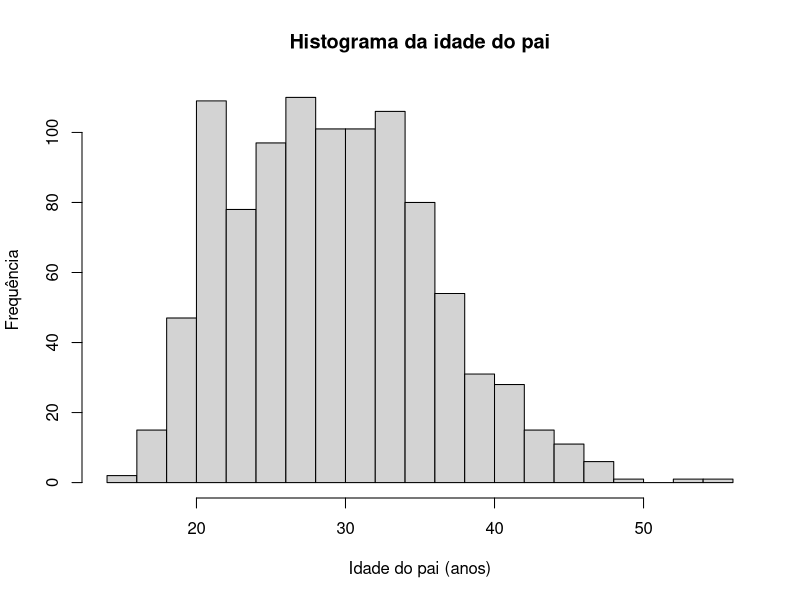
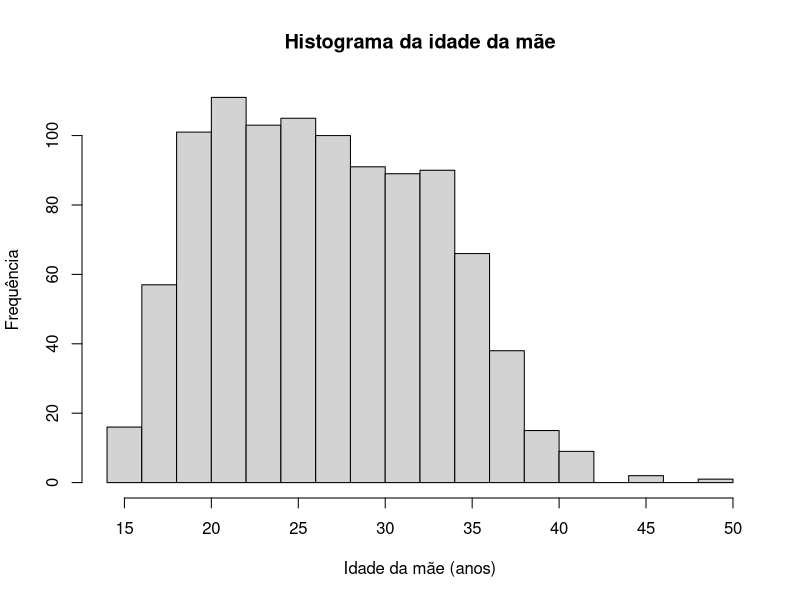
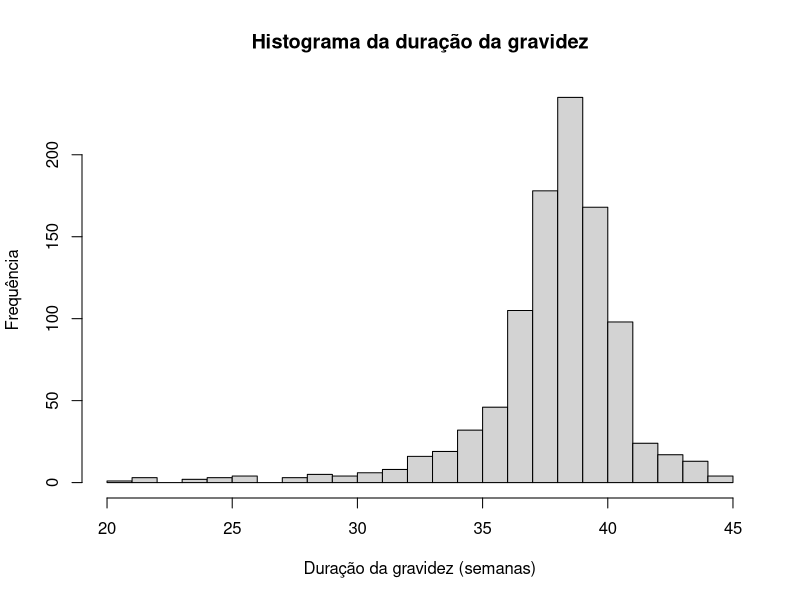
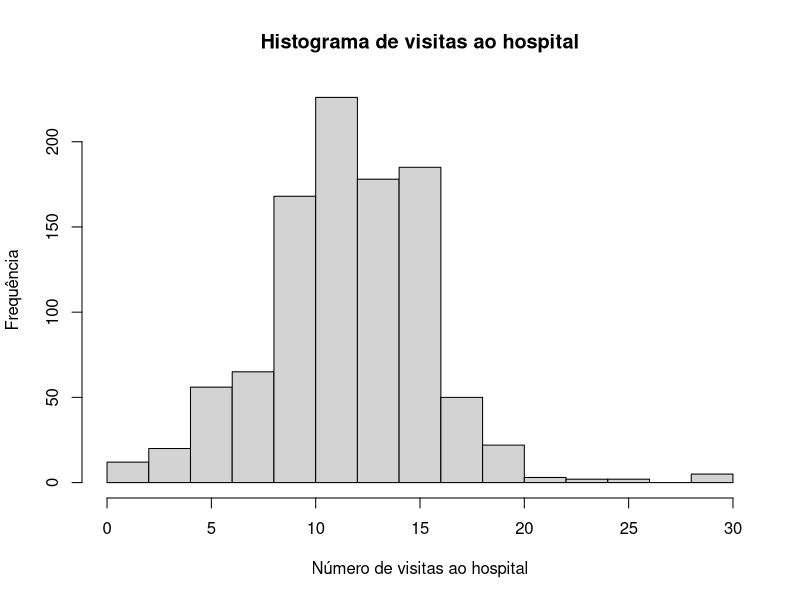
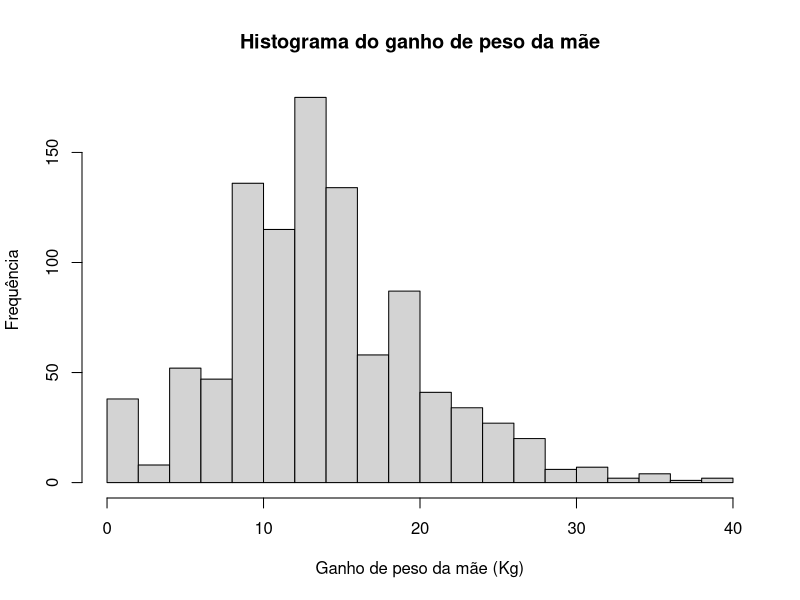
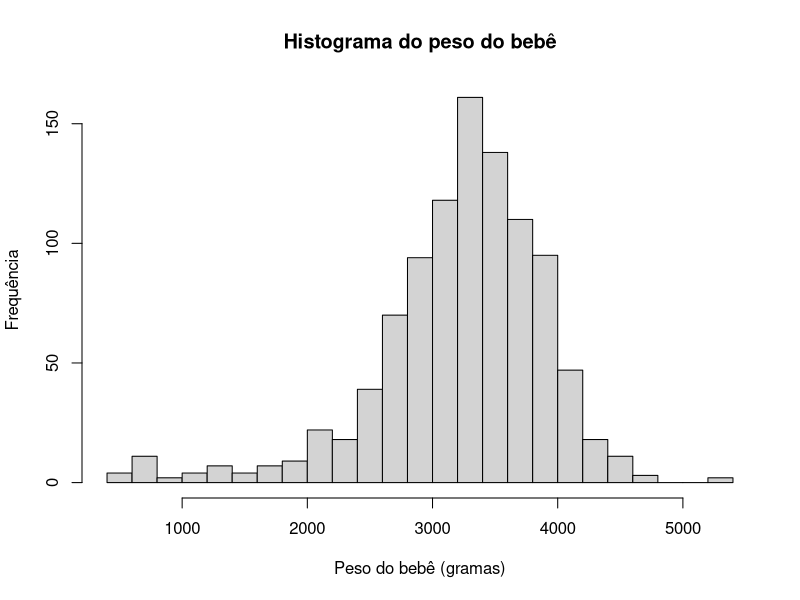
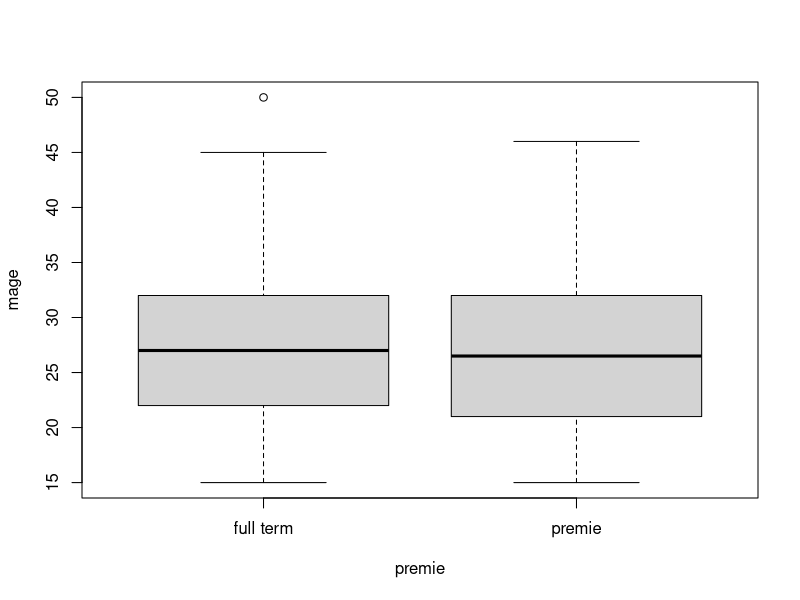
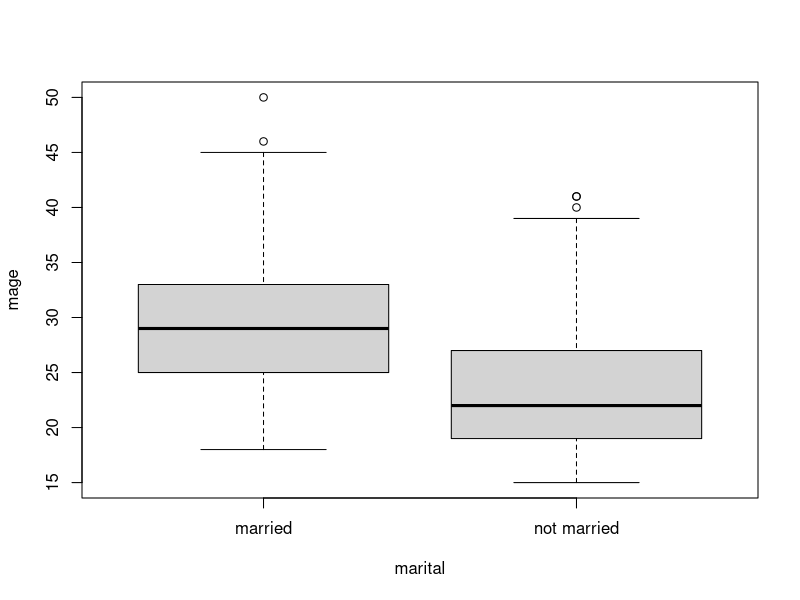

Source code (R) for these figures, in order:
## ---- chunk 1
knitr::opts_chunk$set(echo = TRUE)
library(lmtest)
library(car)
## ---- chunk 2
# bloco de codigo - item a

df = read.csv('ncbirths.csv')
df$X = NULL
df$mature = as.factor(df$mature)
df$premie = as.factor(df$premie)
df$lowbirthweight = as.factor(df$lowbirthweight)
df$gender = as.factor(df$gender)
df$habit = as.factor(df$habit)
df$marital = as.factor(df$marital)
df$whitemom = as.factor(df$whitemom)

df$weight = df$weight * 453.592
df$gained = df$gained * 453.592

summary(df)
## ---- chunk 3
df$weeks[is.na(df$weeks)] = median(df$weeks, na.rm=TRUE)
df$gained[is.na(df$gained)] = median(df$gained, na.rm=TRUE)
df$visits[is.na(df$visits)] = median(df$visits, na.rm=TRUE)
## ---- chunk 4
df = df[!is.na(df$premie),]
df = df[!is.na(df$marital),]
df = df[!is.na(df$habit),]
df = df[!is.na(df$whitemom),]
## ---- chunk 5

# Primeiro vamos agrupar a idade mediana dos pais para cada idade da mãe:
media_f_age_dado_m_age = aggregate(df$fage, list(df$mage), FUN=median, na.rm = TRUE)
colnames(media_f_age_dado_m_age) = c('mage', 'fage')

# Verifica qual a idade das mães cujas idades dos pais não está disponível
idx_idade_pais_na = is.na(df$fage)
idade_maes_para_pais_na = df[idx_idade_pais_na, ]$mage

# Pega os valores das idades dos pais equivalentes
idx_idade_pais_dada_idade_mae = match(idade_maes_para_pais_na, media_f_age_dado_m_age$mage)
corrige_na_idade_pais = media_f_age_dado_m_age[idx_idade_pais_dada_idade_mae, ]$fage

# Agora substitui os valores
df$fage[idx_idade_pais_na] = corrige_na_idade_pais 
## ---- chunk 6
df = df[!is.na(df$fage),]
## ---- chunk 7
summary(df)
## ---- chunk 8
hist(df$fage, breaks=20, main='Histograma da idade do pai', xlab='Idade do pai (anos)', ylab='Frequência')
hist(df$mage, breaks=20, main='Histograma da idade da mãe', xlab='Idade da mãe (anos)', ylab='Frequência')
hist(df$weeks, breaks=20, main='Histograma da duração da gravidez', xlab='Duração da gravidez (semanas)', ylab='Frequência')
hist(df$visits, breaks=20, main='Histograma de visitas ao hospital', xlab='Número de visitas ao hospital', ylab='Frequência')
hist(df$gained/1000, breaks=20, main='Histograma do ganho de peso da mãe', xlab='Ganho de peso da mãe (Kg)', ylab='Frequência')
hist(df$weight, breaks=20, main='Histograma do peso do bebê', xlab='Peso do bebê (gramas)', ylab='Frequência')
## ---- chunk 9
boxplot(mage ~ premie, df)
boxplot(mage ~ marital, df)
## ---- chunk 10
df$mature = NULL
df$premie = NULL
df$lowbirthweight = NULL
## ---- chunk 11
pairs(df)
## ---- chunk 12
variaveis_numericas = c('fage', 'mage', 'weeks', 'visits', 'gained', 'weight')
cor(df[,variaveis_numericas], method = 'pearson')
## ---- chunk 13
cor(df$weeks, df$weight)
cor(log(df$weeks), df$weight)
## ---- chunk 14
summary(lm(weight ~ ., df))
## ---- chunk 15
summary(lm(weight ~ . -visits -fage -mage, df))
## ---- chunk 16
summary(lm(weight ~ weeks, df))
## ---- chunk 17
summary(lm(weight ~ log(weeks), df))
## ---- chunk 18
modelo_padrao = lm(weight ~ weeks, df)
modelo_padrao_com_gained = lm(weight ~ weeks + gained, df)
modelo_padrao_com_gained_gender = lm(weight ~ weeks + gained + gender, df)
modelo_padrao_com_gained_gender_wm = lm(weight ~ weeks + gained + gender + whitemom, df)
modelo_padrao_com_gained_gender_wm_hab = lm(weight ~ weeks + gained + gender + whitemom + habit, df)
modelo_padrao_com_gained_gender_wm_hab_marital = lm(weight ~ weeks + gained + gender + whitemom + habit + marital, df)
## ---- chunk 19
vif(modelo_padrao_com_gained_gender_wm_hab_marital)
## ---- chunk 20
anova(modelo_padrao, modelo_padrao_com_gained, modelo_padrao_com_gained_gender, modelo_padrao_com_gained_gender_wm, modelo_padrao_com_gained_gender_wm_hab, modelo_padrao_com_gained_gender_wm_hab_marital)
## ---- chunk 21
plot(modelo_padrao_com_gained_gender_wm_hab_marital)
## ---- chunk 22
lmtest::bptest(modelo_padrao_com_gained_gender_wm_hab_marital)
## ---- chunk 23
hist(modelo_padrao_com_gained_gender_wm_hab_marital$residuals, breaks=20, main='Histograma dos resíduos', xlab='Resíduos (gramas)', ylab='Frequência')
## ---- chunk 24
shapiro.test(modelo_padrao_com_gained_gender_wm_hab_marital$residuals)
## ---- chunk 25
summary(modelo_padrao_com_gained_gender_wm_hab_marital)
## ---- chunk 26
weeks = rep(39, 16)
gained = rep(13607, 16)
gender = c(rep('male', 8), rep('female', 8))
whitemom = rep(c(rep('white', 4), rep('not white', 4)), 2)
habit = rep(c('nonsmoker', 'nonsmoker', 'smoker', 'smoker'), 4)
marital = rep(c('married', 'not married'), 8)


df_predicao = data.frame(weeks, gained, gender, whitemom, habit, marital, stringsAsFactors = TRUE)


df_predicao$predicao_weight = predict(modelo_padrao_com_gained_gender_wm_hab_marital, df_predicao)

knitr::kable(df_predicao)

